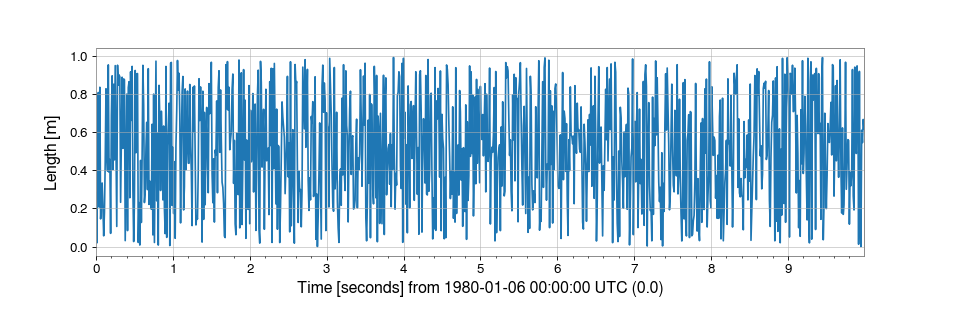

Python code for this plot:
from gwpy.timeseries import TimeSeries

# To create an array of random numbers, sampled at 100 Hz, in units of
# 'metres':

from numpy import random
series = TimeSeries(random.random(1000), sample_rate=100, unit='m')

# which can then be simply visualised via

plot = series.plot()
plot.show()
